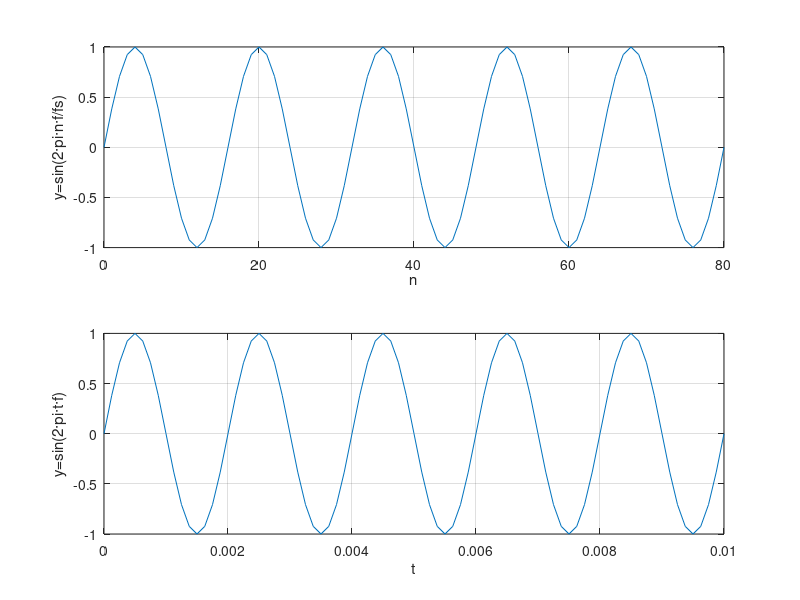

This figure's MATLAB source:
clear all;
close all;

fs=8000;
f=500;
mida=0.01;    % en segons
n=0:fs*mida;
y=sin(n*2*pi*f/fs);
subplot(2,1,1);
plot(n,y);
xlabel('n'); ylabel('y=sin(2·pi·n·f/fs)'); grid;

t=0:1/fs:mida;
y2=sin(t*2*pi*f);
subplot(2,1,2);
plot(t,y2);
xlabel('t'); ylabel('y=sin(2·pi·t·f)'); grid;